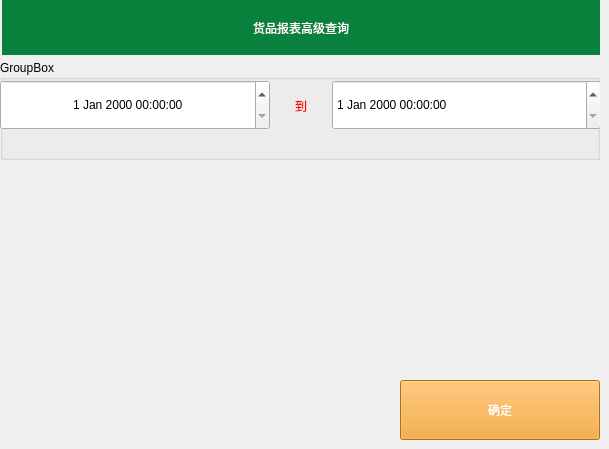
   <widget class="QWidget" name="page_13">
    <widget class="QLabel" name="label_41">
     <property name="geometry">
      <rect>
       <x>2</x>
       <y>0</y>
       <width>598</width>
       <height>55</height>
      </rect>
     </property>
     <property name="styleSheet">
      <string notr="true">font: 20pt &quot;Sans Serif&quot;;
color: rgb(255, 255, 255);
background-color: rgb(8, 129, 60);</string>
     </property>
     <property name="text">
      <string>货品报表高级查询</string>
     </property>
     <property name="alignment">
      <set>Qt::AlignCenter</set>
     </property>
    </widget>
    <widget class="QGroupBox" name="groupBox_8">
     <property name="geometry">
      <rect>
       <x>0</x>
       <y>60</y>
       <width>600</width>
       <height>100</height>
      </rect>
     </property>
     <property name="title">
      <string>GroupBox</string>
     </property>
     <widget class="QWidget" name="horizontalLayoutWidget_6">
      <property name="geometry">
       <rect>
        <x>0</x>
        <y>0</y>
        <width>601</width>
        <height>91</height>
       </rect>
      </property>
      <layout class="QHBoxLayout" name="horizontalLayout_8">
       <item>
        <widget class="QDateTimeEdit" name="dateTimeEdit_3">
         <property name="minimumSize">
          <size>
           <width>0</width>
           <height>50</height>
          </size>
         </property>
         <property name="styleSheet">
          <string notr="true">font: 16pt &quot;Sans Serif&quot;;
color: rgb(0, 0, 0);</string>
         </property>
         <property name="alignment">
          <set>Qt::AlignCenter</set>
         </property>
         <property name="dateTime">
          <datetime>
           <hour>0</hour>
           <minute>0</minute>
           <second>0</second>
           <year>2000</year>
           <month>1</month>
           <day>1</day>
          </datetime>
         </property>
         <property name="currentSection">
          <enum>QDateTimeEdit::MonthSection</enum>
         </property>
        </widget>
       </item>
       <item>
        <widget class="QLabel" name="label_42">
         <property name="maximumSize">
          <size>
           <width>50</width>
           <height>16777215</height>
          </size>
         </property>
         <property name="styleSheet">
          <string notr="true">font: 16pt &quot;Sans Serif&quot;;
color: rgb(255, 0, 0);</string>
         </property>
         <property name="text">
          <string>到</string>
         </property>
         <property name="alignment">
          <set>Qt::AlignCenter</set>
         </property>
        </widget>
       </item>
       <item>
        <widget class="QDateTimeEdit" name="dateTimeEdit_4">
         <property name="minimumSize">
          <size>
           <width>0</width>
           <height>50</height>
          </size>
         </property>
         <property name="styleSheet">
          <string notr="true">font: 16pt &quot;Sans Serif&quot;;
color: rgb(0, 0, 0);</string>
         </property>
        </widget>
       </item>
      </layout>
     </widget>
    </widget>
    <widget class="QToolButton" name="toolButton_16">
     <property name="geometry">
      <rect>
       <x>400</x>
       <y>380</y>
       <width>200</width>
       <height>60</height>
      </rect>
     </property>
     <property name="styleSheet">
      <string notr="true">background-color: rgb(241, 156, 31);
color: rgb(255, 255, 255);
font: 16pt &quot;Sans Serif&quot;;</string>
     </property>
     <property name="text">
      <string>确定</string>
     </property>
    </widget>
   </widget>
